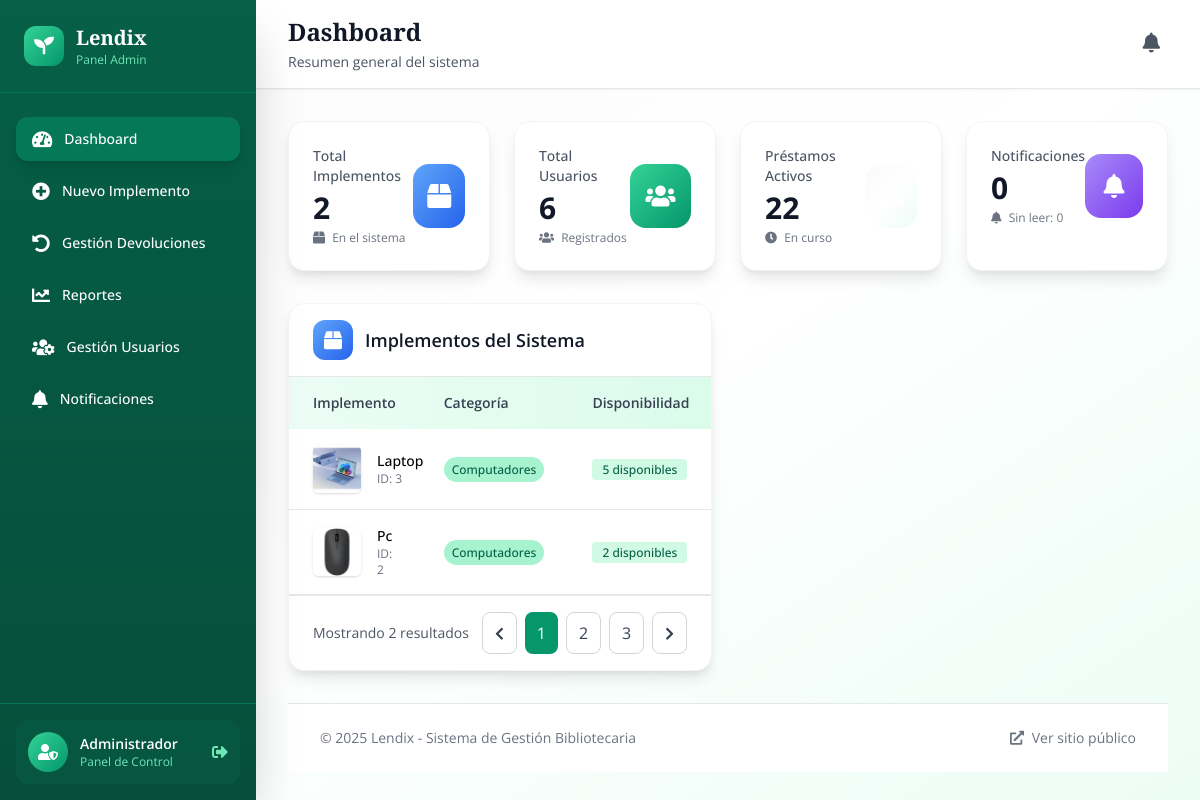
/admin/ (signed in), run on the app's committed database.
### tables this page shows
CREATE TABLE implementos (
                id INTEGER PRIMARY KEY AUTOINCREMENT,
                implemento TEXT NOT NULL,
                descripcion TEXT NOT NULL,
                disponibilidad INTEGER NOT NULL DEFAULT 0,
                categoria TEXT,
                imagen_url TEXT,
                estado TEXT DEFAULT 'Bueno' CHECK(estado IN ('Bueno', 'Desgaste notable', 'Dañado')),
                fecha_creacion TIMESTAMP DEFAULT CURRENT_TIMESTAMP,
                fecha_actualizacion TIMESTAMP DEFAULT CURRENT_TIMESTAMP
            );

### routes/admin.py (the view)
@admin_bp.route('/')
@admin_bp.route('/')
@login_required
def admin():
    if not is_admin():
        flash('No tienes permisos para acceder a esta página', 'error')
        return redirect('/')
    conn = get_db_connection()
    total_implementos = conn.execute('SELECT COUNT(*) as count FROM implementos').fetchone()['count']
    total_usuarios = conn.execute('SELECT COUNT(*) as count FROM usuarios').fetchone()['count']
    total_prestamos = conn.execute('SELECT COUNT(*) as count FROM prestamos').fetchone()['count']
    prestamos_activos = conn.execute('SELECT COUNT(*) as count FROM prestamos WHERE fecha_devolucion IS NULL').fetchone()['count']
    implementos = conn.execute('SELECT * FROM implementos ORDER BY fecha_creacion DESC LIMIT 5').fetchall()
    notificaciones = conn.execute('''
        SELECT n.*, u.nombre as usuario_nombre
        FROM notificaciones n
        LEFT JOIN usuarios u ON n.fk_usuario = u.id
        WHERE n.leida = 0
        ORDER BY n.fecha_creacion DESC
        LIMIT 10
    ''').fetchall()
    usuarios_pendientes = conn.execute('''
        SELECT id, nombre, email, rol, fecha_registro
        FROM usuarios
        WHERE activo = 0
        ORDER BY fecha_registro DESC
        LIMIT 5
    ''').fetchall()
    conn.close()
    return render_template('admin/panel_administrador.html',
                    total_implementos=total_implementos,
                    total_usuarios=total_usuarios,
                    total_prestamos=total_prestamos,
                    prestamos_activos=prestamos_activos,
                    implementos=implementos,
                    notificaciones=notificaciones,
                    usuarios_pendientes=usuarios_pendientes)

### app.py (called while the page is built)
@app.context_processor
def inject_user():
    return dict(
        current_user={
            'id': session.get('user_id'),
            'nombre': session.get('user_nombre'),
            'email': session.get('user_email'),
            'rol': session.get('rol'),
            'is_authenticated': 'user_id' in session
        }
    )

### routes/admin.py (called while the page is built)
def is_admin():
    return session.get('rol') == 'admin'

### routes/login.py (called while the page is built)
def login_required(view):
    from functools import wraps
    @wraps(view)
    def wrapped_view(*args, **kwargs):
        if 'user_id' not in session:
            flash('Por favor, inicie sesión para acceder a esta página', 'error')
            return redirect(url_for('login.login'))
        return view(*args, **kwargs)
    return wrapped_view

### utils/db.py (called while the page is built)
def get_db_connection():
    conn = sqlite3.connect('models/database.db')
    conn.row_factory = sqlite3.Row
    return conn

### templates/admin/panel_administrador.html (shortened to what this page needs)
{% extends "admin/base_admin.html" %}
{% block page_title %}Dashboard{% endblock %}
{% block page_subtitle %}Resumen general del sistema{% endblock %}
{% block content %}
<div class="grid grid-cols-1 md:grid-cols-2 lg:grid-cols-4 gap-6 mb-8">
    <div class="card-hover bg-white p-6 rounded-2xl shadow-lg border border-gray-100 animate-fade-in-up">
        <div class="flex items-center justify-between">
            <div>
                <p class="text-sm font-medium text-gray-600 mb-1">Total Implementos</p>
                <p class="text-3xl font-bold text-gray-900">{{ total_implementos }}</p>
                <p class="text-xs text-gray-500 mt-1">
                    <i class="fas fa-box mr-1"></i>
                    En el sistema
                </p>
            </div>
            <div class="w-16 h-16 bg-gradient-to-br from-blue-400 to-blue-600 rounded-2xl flex items-center justify-center">
                <i class="fas fa-box text-white text-2xl"></i>
            </div>
        </div>
    </div>
    <div class="card-hover bg-white p-6 rounded-2xl shadow-lg border border-gray-100 animate-fade-in-up" style="animation-delay: 0.1s">
        <div class="flex items-center justify-between">
            <div>
                <p class="text-sm font-medium text-gray-600 mb-1">Total Usuarios</p>
                <p class="text-3xl font-bold text-gray-900">{{ total_usuarios }}</p>
                <p class="text-xs text-gray-500 mt-1">
                    <i class="fas fa-users mr-1"></i>
                    Registrados
                </p>
            </div>
            <div class="w-16 h-16 bg-gradient-to-br from-green-400 to-green-600 rounded-2xl flex items-center justify-center">
                <i class="fas fa-users text-white text-2xl"></i>
            </div>
        </div>
    </div>
    <div class="card-hover bg-white p-6 rounded-2xl shadow-lg border border-gray-100 animate-fade-in-up" style="animation-delay: 0.2s">
        <div class="flex items-center justify-between">
            <div>
                <p class="text-sm font-medium text-gray-600 mb-1">Préstamos Activos</p>
                <p class="text-3xl font-bold text-gray-900">{{ prestamos_activos }}</p>
                <p class="text-xs text-gray-500 mt-1">
                    <i class="fas fa-clock mr-1"></i>
                    En curso
                </p>
            </div>
            <div class="w-16 h-16 bg-gradient-to-br from-orange-400 to-orange-600 rounded-2xl flex items-center justify-center">
                <i class="fas fa-hand-holding text-white text-2xl"></i>
            </div>
        </div>
    </div>
    <div class="card-hover bg-white p-6 rounded-2xl shadow-lg border border-gray-100 animate-fade-in-up" style="animation-delay: 0.3s">
        <div class="flex items-center justify-between">
            <div>
                <p class="text-sm font-medium text-gray-600 mb-1">Notificaciones</p>
                <p class="text-3xl font-bold text-gray-900">{{ notificaciones|length }}</p>
                <p class="text-xs text-gray-500 mt-1">
                    <i class="fas fa-bell mr-1"></i>
                    {% if notificaciones %}
                        {% set notificaciones_no_leidas = notificaciones|selectattr('leida', 'eq', 0)|list|length %}
                        Sin leer: {{ notificaciones_no_leidas }}
                    {% else %}
                        Sin leer: 0
                    {% endif %}
                </p>
            </div>
            <div class="w-16 h-16 bg-gradient-to-br from-purple-400 to-purple-600 rounded-2xl flex items-center justify-center">
                <i class="fas fa-bell text-white text-2xl"></i>
            </div>
        </div>
    </div>
</div>
<div class="grid grid-cols-1 lg:grid-cols-2 gap-8 mb-8">
<div class="card-hover bg-white rounded-2xl shadow-lg border border-gray-100 overflow-hidden animate-fade-in-up">
    <div class="px-6 py-4 border-b border-gray-200">
        <h2 class="text-lg font-semibold text-gray-900 flex items-center">
            <div class="w-10 h-10 bg-gradient-to-br from-blue-400 to-blue-600 rounded-xl flex items-center justify-center mr-3">
                <i class="fas fa-box text-white"></i>
            </div>
            Implementos del Sistema
        </h2>
    </div>
    <div class="overflow-x-auto">
        <table class="w-full text-sm">
            <thead class="bg-gradient-to-r from-green-50 to-green-100">
                <tr>
                    <th class="px-6 py-4 text-left font-semibold text-gray-700">Implemento</th>
                    <th class="px-6 py-4 text-left font-semibold text-gray-700">Categoría</th>
                    <th class="px-6 py-4 text-left font-semibold text-gray-700">Disponibilidad</th>
                </tr>
            </thead>
        <tbody>
          {% for implemento in implementos %}
          <tr class="border-b hover:bg-green-50 transition">
            <td class="px-6 py-4 flex items-center">
              {% if implemento['imagen_url'] %}
              <img src="{{ url_for('static', filename='uploads/' + implemento['imagen_url']) }}" alt="{{ implemento['implemento'] }}" class="w-12 h-12 rounded-md object-cover mr-4 shadow">
              {% else %}
              <div class="w-12 h-12 rounded-md bg-gray-100 flex items-center justify-center mr-4">
                <i class="fas fa-box text-gray-400"></i>
              </div>
              {% endif %}
              <div>
                <p class="font-medium">{{ implemento['implemento'] }}</p>
                <p class="text-xs text-gray-500">ID: {{ implemento['id'] }}</p>
              </div>
            </td>
            <td class="px-6 py-4">
              <span class="px-2 py-1 bg-green-200 text-green-800 text-xs font-medium rounded-full capitalize">
                {{ implemento['categoria'] }}
              </span>
            </td>
            <td class="px-6 py-4">
              {% if implemento['disponibilidad'] > 0 %}
              <span class="bg-green-100 text-green-800 text-xs font-medium px-2.5 py-0.5 rounded">
                {{ implemento['disponibilidad'] }} disponibles
              </span>
              {% else %}
              <span class="bg-red-100 text-red-800 text-xs font-medium px-2.5 py-0.5 rounded">
                Agotado
              </span>
              {% endif %}
            </td>
          </tr>
          {% endfor %}
        </tbody>
        </table>
    </div>
    {% if implementos %}
    <div class="px-6 py-4 border-t border-gray-200 flex justify-between items-center">
        <p class="text-gray-600 text-sm">Mostrando {{ implementos|length }} resultados</p>
        <div class="flex space-x-2">
            <button class="px-3 py-2 border border-gray-300 rounded-lg bg-white text-gray-700 hover:bg-gray-50 transition-colors">
                <i class="fas fa-chevron-left text-sm"></i>
            </button>
            <button class="px-3 py-2 bg-green-600 text-white rounded-lg">1</button>
            <button class="px-3 py-2 border border-gray-300 rounded-lg bg-white text-gray-700 hover:bg-gray-50 transition-colors">2</button>
            <button class="px-3 py-2 border border-gray-300 rounded-lg bg-white text-gray-700 hover:bg-gray-50 transition-colors">3</button>
            <button class="px-3 py-2 border border-gray-300 rounded-lg bg-white text-gray-700 hover:bg-gray-50 transition-colors">
                <i class="fas fa-chevron-right text-sm"></i>
            </button>
        </div>
    </div>
    {% endif %}
</div>
{% endblock %}

### templates/admin/base_admin.html (style rules this page uses)
body { font-family: 'Open Sans', sans-serif; }
.animate-fade-in-up { animation: fadeInUp 0.6s ease-out; }
.card-hover { transition: all 0.3s cubic-bezier(0.4, 0, 0.2, 1); }

### data on the page
implementos: imagen_url (picture), implemento "Laptop", id "3", categoria "Computadores", disponibilidad "5"
implementos: imagen_url (picture), implemento "Pc", id "2", categoria "Computadores", disponibilidad "2"

### other printed values
{{ total_implementos }} "2"
{{ total_usuarios }} "6"
{{ prestamos_activos }} "22"
{{ notificaciones|length }} "0"
{{ implementos|length }} "2"
